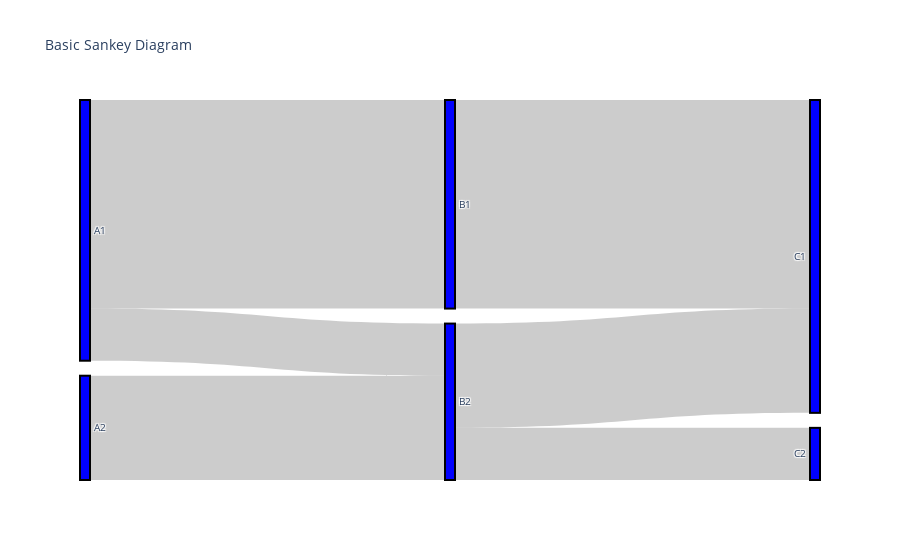

Notebook code cell kept with this figure:
### Markdown cell above
node - это элементы узлов (то есть вертикальные сние линии)  
pad - пространство между нодами в одном ряду (вертикальные синие линии и растояние меду ними)      
линия вокруг ноды (черная линия вокруг синей)   
link - связи между нодами   
Сначала мы указываем в нодах их лейблы (их индексы будет далее использовать)  
Далее в линк указываем источник (индекс узал от которого идет) цель (индекс узла куда идет) и занчение (сколько идет)  
Смотреть лучше вертикально, то есть берем source, target, value и смотрим нулевой элемент во всех  
получаем, что из узла с индексом 0 идет поток в узел с индексом 2 и сила потока 8   
и так для каждого индекса

### Code cell
fig = go.Figure(data=[go.Sankey(
    node = dict(
      pad = 15,
      thickness = 10,
      line = dict(color = "black", width = 0.5),
      label = ["A1", "A2", "B1", "B2", "C1", "C2"],
      color = "blue"
    ),
    link = dict(
      source = [0, 1, 0, 2, 3, 3], # indices correspond to labels, eg A1, A2, A1, B1, ...
      target = [2, 3, 3, 4, 4, 5],
      value = [8, 4, 2, 8, 4, 2]
  ))])

fig.update_layout(title_text="Basic Sankey Diagram", font_size=10)

### Figure 1 — Plotly figure (JSON) as saved in the notebook; plotly's stock layout.template omitted (floating-point values rounded to 4 significant figures)
{"data": [{"link": {"source": [0, 1, 0, 2, 3, 3], "target": [2, 3, 3, 4, 4, 5], "value": [8, 4, 2, 8, 4, 2]}, "node": {"color": "blue", "label": ["A1", "A2", "B1", "B2", "C1", "C2"], "line": {"color": "black", "width": 2}, "pad": 15, "thickness": 10}, "type": "sankey"}], "layout": {"font": {"size": 10}, "title": {"text": "Basic Sankey Diagram"}}}
